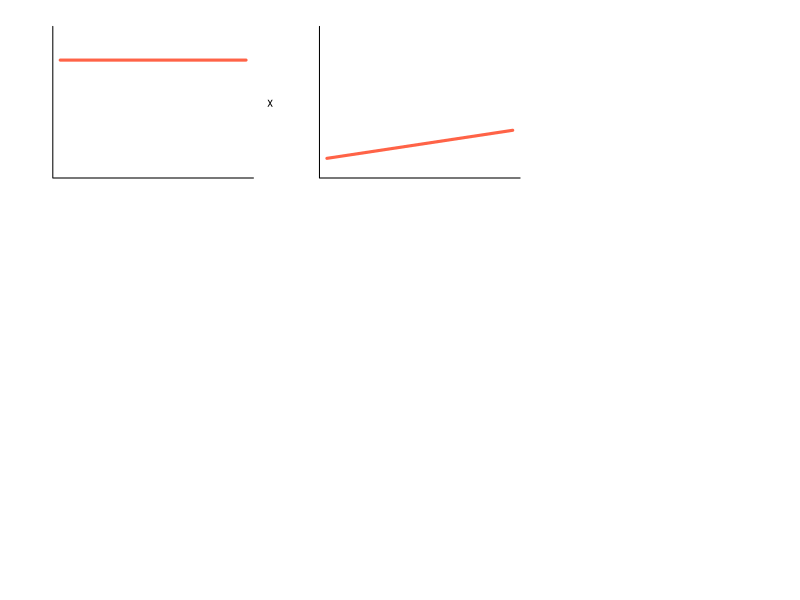

Write R code to recreate this figure. (Note: this script raises an error after producing the figure.)
### This code produces Figure 4 in the manuscript: 
### Powell, JA and  SC Burgess. How modularity and heterotrophy complicate the understanding of the causes of thermal performance curves: the case of feeding rate in a filter feeding animal
# Code finalized Mar 2024
# Any comments or error reporting, please contact Jackson Powell. jacksonpowell129@gmail.com

# R Version 4.3.1 (2023-06-16 ucrt) -- "Beagle Scouts"

# Set up data
mouths <- c(100, 60) # number of mouths, approximate based on Fig 3a x Fig 3b
rate <- c(0.5, 1.5) # per zooid, approximate based on Fig 2b
ratef <- c(0.5, 4) # per feeding zooid, approximate based on Fig 2c


# Prepare Figure 4 
windows(width = 4, height = 4) # use "quartz()" on Mac

par(mfrow = c(3, 3), mar = c(2, 4, 1, 1), oma = c(1, 0, 1, 0))

# Set up figure parameters
xlims <- c(17, 33)
rate.ylims <- c(0, 5)
mouths.ylims <- c(0, 100)
cex <- 0.7
cex.lab <-  0.7
lwd <- 3


# Row 1
plot(1, type="n", las = 1,bty = "l",  xaxt = "n", yaxt = "n", xlab = "", ylab = "",
     xlim = xlims, ylim = mouths.ylims)
lines(xlims, rep(mean(mouths), 2), col = "tomato", lwd = lwd)

plot(1, type = "n", las = 1,bty = "l",  xaxt = "n", yaxt = "n", xlab="", ylab = "",
     xlim = xlims, ylim = rate.ylims)
lines(xlims, c(rate[1], rate[2]), col = "tomato", lwd = lwd)
mtext(side = 2, "x", line = 3.5, cex = cex.lab, las = 1)

plot(1, type = "n", bty = "n", xaxt = "n", yaxt = "n", xlab = "", ylab  = "")

# Row 2
plot(1, type = "n", las = 1, bty = "l",  xaxt = "n", yaxt = "n", xlab="", ylab = "",
     xlim = xlims, ylim = mouths.ylims, cex.axis = cex.axis)
lines(xlims, c(mouths[1], mouths[2]), col = "dodgerblue", lwd = lwd)
mtext("Number of feeding zooids (observable)", side = 2, line = 1, cex = cex)


plot(1, type = "n", las = 1, bty = "l", xaxt = "n", yaxt = "n", xlab = "", ylab = "",
     xlim = xlims, ylim = rate.ylims)
lines(xlims, rep(mean(rate), 2), col = "dodgerblue", lwd = lwd)
mtext("Clearance rate per feeding zooid (inferred only)", side = 2, line = 1, cex = cex)
mtext(side = 2, "x", line = 3.5, cex = cex.lab, las = 1)

plot(1, type = "n", las = 1, bty = "l", xaxt = "n", yaxt = "n", xlab = "", ylab  = "",
     xlim = xlims, ylim = c(0,200))

lines(xlims, mean(mouths) * c(rate[1], rate[2]), col = "tomato", lwd = lwd)
lines(xlims, c(mouths[1], mouths[2]) * mean(rate), col = "dodgerblue", lwd = lwd)
lines(xlims, c(mouths[1], mouths[2]) * c(rate[1], rate[2]), col = "black", lwd = lwd)
lines(xlims, c(mouths[1], mouths[2]) * c(ratef[1], ratef[2]), col = "black", lwd = lwd, lty = 3)

mtext("Clearance rate per colony (observable)", side = 2, line = 1, cex = cex)
mtext(side = 2, "=", line = 3.5, cex = cex.lab, las = 1)
# Add x-axis label
mtext("Temperature", side = 1, line = 1, cex = cex)

# Row 3 
plot(1, type = "n", las = 1, bty = "l", xaxt = "n", yaxt = "n", xlab = "", ylab = "",
     xlim = xlims, ylim = mouths.ylims)
lines(xlims, c(mouths[1], mouths[2]), lwd = lwd)
# Add x-axis label
mtext("Temperature", side = 1, line = 1, cex = cex)

plot(1, type="n", las = 1,bty = "l",  xaxt = "n", yaxt = "n", xlab="", ylab = "",
     xlim = xlims, ylim = rate.ylims)
lines(xlims, c(rate[1], rate[2]), lwd = lwd)
lines(xlims, c(ratef[1], ratef[2]), lwd = lwd, lty = 3)

mtext(side = 2, "x", line = 3.5, cex = cex.lab, las = 1)
# Add x-axis label
mtext("Temperature", side = 1, line = 1, cex = cex)

plot(1, type = "n", bty = "n", xaxt = "n", yaxt = "n", xlab = "", ylab  = "")
